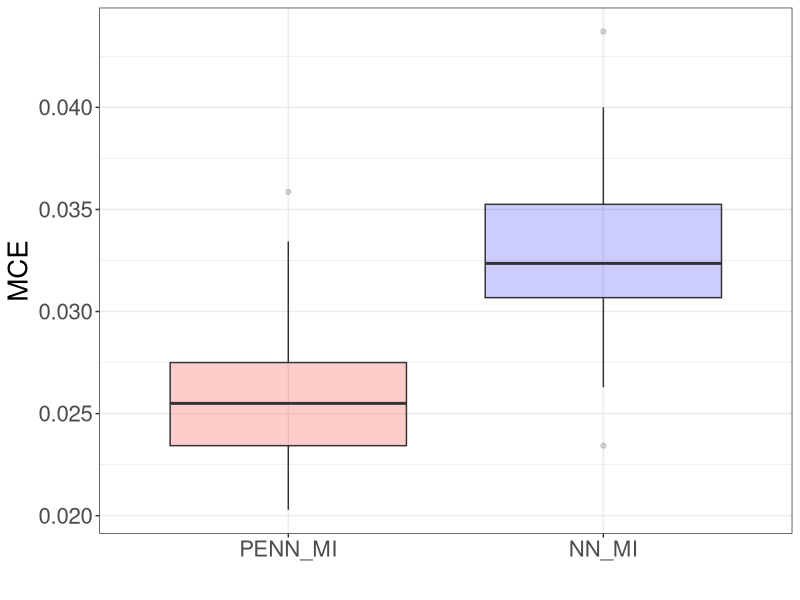

Here is the R script that generated this plot:
library(ggplot2)
library(tidyr)

PENN = c(0.022571428571428576, 0.024142857142857133, 0.02314285714285713, 0.0268571428571428, 0.024571428571428577, 0.029142857142857137, 0.033428571428571474, 0.023285714285714243, 0.021571428571428575, 0.02757142857142858, 0.026285714285714246, 0.027285714285714247, 0.028000000000000025, 0.02028571428571424, 0.02200000000000002, 0.0268571428571428, 0.0268571428571428, 0.022285714285714242, 0.026285714285714246, 0.028857142857142803, 0.023428571428571465, 0.02314285714285713, 0.023285714285714243, 0.025142857142857133, 0.02571428571428569, 0.023428571428571465, 0.02285714285714291, 0.03128571428571425, 0.030142857142857138, 0.021428571428571463, 0.028142857142857136, 0.023714285714285688, 0.02671428571428569, 0.030142857142857138, 0.026142857142857134, 0.025000000000000022, 0.02842857142857147, 0.029000000000000026, 0.022285714285714242, 0.03228571428571425, 0.02642857142857147, 0.024142857142857133, 0.027000000000000024, 0.02671428571428569, 0.024571428571428577, 0.02485714285714291, 0.03585714285714281, 0.02400000000000002, 0.025285714285714245, 0.024571428571428577) 

NN = c(0.03228571428571425, 0.033571428571428585, 0.03200000000000003, 0.03200000000000003, 0.031000000000000028, 0.03614285714285714, 0.03228571428571425, 0.023428571428571465, 0.02857142857142858, 0.03385714285714281, 0.03600000000000003, 0.03600000000000003, 0.031000000000000028, 0.029714285714285693, 0.031571428571428584, 0.03300000000000003, 0.03428571428571425, 0.030571428571428583, 0.03600000000000003, 0.03642857142857148, 0.03028571428571425, 0.03028571428571425, 0.0268571428571428, 0.029142857142857137, 0.0357142857142857, 0.035285714285714254, 0.026285714285714246, 0.02942857142857147, 0.03328571428571425, 0.03400000000000003, 0.03314285714285714, 0.029000000000000026, 0.03514285714285714, 0.040000000000000036, 0.0337142857142857, 0.031714285714285695, 0.0347142857142857, 0.03700000000000003, 0.03414285714285714, 0.028142857142857136, 0.03657142857142859, 0.031571428571428584, 0.03128571428571425, 0.02842857142857147, 0.031714285714285695, 0.031571428571428584, 0.043714285714285706, 0.038000000000000034, 0.03242857142857147, 0.037142857142857144) 

Excess_Risk = data.frame('PENN_MI' = PENN, 'NN_MI' = NN)
df_long = Excess_Risk %>%
  pivot_longer(cols = everything(), names_to = "Variable", values_to = "Value")
df_long$Variable = factor(df_long$Variable, levels = c('PENN_MI', 'NN_MI'))

ggplot(df_long, aes(x=Variable, y=Value, fill=Variable)) + geom_boxplot(alpha=0.2) + 
  xlab("") + ylab("MCE") + theme_bw() + theme(legend.position = "none", text = element_text(size = 20)) + 
  scale_fill_manual(values = c('PENN_MI' = 'red', 'NN_MI' = 'blue'))